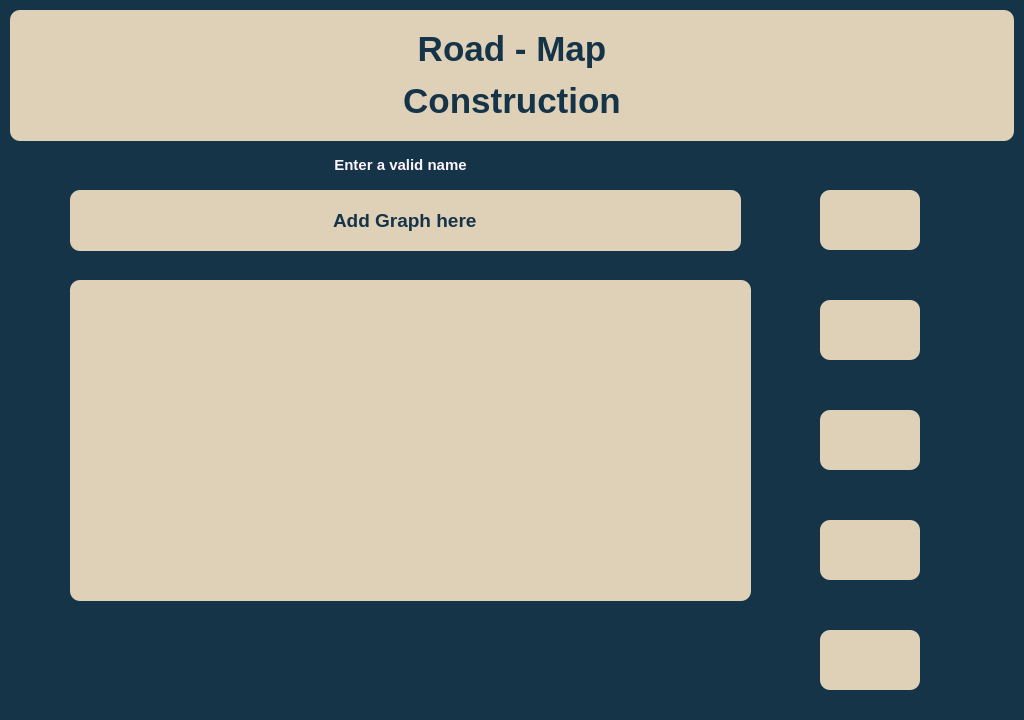
<?xml version="1.0" encoding="UTF-8"?>
<ui version="4.0">
 <class>MainWindow</class>
 <widget class="QMainWindow" name="MainWindow">
  <property name="geometry">
   <rect>
    <x>0</x>
    <y>0</y>
    <width>1024</width>
    <height>720</height>
   </rect>
  </property>
  <property name="windowTitle">
   <string>MainWindow</string>
  </property>
  <property name="toolTip">
   <string/>
  </property>
  <property name="autoFillBackground">
   <bool>false</bool>
  </property>
  <property name="styleSheet">
   <string notr="true">background-color:#153448;</string>
  </property>
  <widget class="QWidget" name="centralwidget">
   <property name="cursor">
    <cursorShape>ArrowCursor</cursorShape>
   </property>
   <widget class="QLabel" name="mainLabel">
    <property name="geometry">
     <rect>
      <x>10</x>
      <y>10</y>
      <width>1004</width>
      <height>131</height>
     </rect>
    </property>
    <property name="styleSheet">
     <string notr="true">font-color:rgb(21, 52, 72);
font-weight:800;
background-color:rgb(223, 208, 184);
border:rgb(223, 208, 184);
border-radius:10;</string>
    </property>
    <property name="text">
     <string>&lt;html&gt;&lt;head/&gt;&lt;body&gt;&lt;p&gt;&lt;span style=&quot; font-size:26pt; color:#153448;&quot;&gt;Road - Map&lt;/span&gt;&lt;/p&gt;&lt;p&gt;&lt;span style=&quot; font-size:26pt; color:#153448;&quot;&gt;Construction&lt;/span&gt;&lt;/p&gt;&lt;/body&gt;&lt;/html&gt;</string>
    </property>
    <property name="textFormat">
     <enum>Qt::AutoText</enum>
    </property>
    <property name="alignment">
     <set>Qt::AlignCenter</set>
    </property>
   </widget>
   <widget class="QPushButton" name="addButton">
    <property name="geometry">
     <rect>
      <x>820</x>
      <y>190</y>
      <width>100</width>
      <height>60</height>
     </rect>
    </property>
    <property name="font">
     <font>
      <family>Segoe UI</family>
      <pointsize>14</pointsize>
      <italic>false</italic>
      <bold>true</bold>
     </font>
    </property>
    <property name="toolTip">
     <string>Add New Graph</string>
    </property>
    <property name="whatsThis">
     <string extracomment="Add New Graph"/>
    </property>
    <property name="styleSheet">
     <string notr="true">background-color:#dfd0b8;
font: 14pt &quot;Segoe UI&quot; ;
color:#153448;
font-weight:bold;
border:#dfd0b8;
border-radius:10;
</string>
    </property>
    <property name="text">
     <string/>
    </property>
    <property name="icon">
     <iconset>
      <normaloff>../../../My Downloads/more.png</normaloff>../../../My Downloads/more.png</iconset>
    </property>
    <property name="iconSize">
     <size>
      <width>50</width>
      <height>50</height>
     </size>
    </property>
    <property name="shortcut">
     <string/>
    </property>
   </widget>
   <widget class="QPushButton" name="editButton">
    <property name="geometry">
     <rect>
      <x>820</x>
      <y>410</y>
      <width>100</width>
      <height>60</height>
     </rect>
    </property>
    <property name="font">
     <font>
      <family>Segoe UI</family>
      <pointsize>14</pointsize>
      <italic>false</italic>
      <bold>true</bold>
     </font>
    </property>
    <property name="toolTip">
     <string>Edit Graph</string>
    </property>
    <property name="styleSheet">
     <string notr="true">background-color:#dfd0b8;
font: 14pt &quot;Segoe UI&quot; ;
border:#dfd0b8;
border-radius:10;
color:#153448;
font-weight:bold;</string>
    </property>
    <property name="text">
     <string/>
    </property>
    <property name="icon">
     <iconset>
      <normaloff>../../../My Downloads/editing.png</normaloff>../../../My Downloads/editing.png</iconset>
    </property>
    <property name="iconSize">
     <size>
      <width>50</width>
      <height>50</height>
     </size>
    </property>
   </widget>
   <widget class="QPushButton" name="deleteButton">
    <property name="geometry">
     <rect>
      <x>820</x>
      <y>520</y>
      <width>100</width>
      <height>60</height>
     </rect>
    </property>
    <property name="font">
     <font>
      <family>Segoe UI</family>
      <pointsize>14</pointsize>
      <italic>false</italic>
      <bold>true</bold>
     </font>
    </property>
    <property name="toolTip">
     <string>Delete Graph</string>
    </property>
    <property name="styleSheet">
     <string notr="true">background-color:#dfd0b8;
font: 14pt &quot;Segoe UI&quot; ;
color:#153448;
font-weight:bold;
border:#dfd0b8;
border-radius:10;</string>
    </property>
    <property name="text">
     <string/>
    </property>
    <property name="icon">
     <iconset>
      <normaloff>../../../My Downloads/delete.png</normaloff>../../../My Downloads/delete.png</iconset>
    </property>
    <property name="iconSize">
     <size>
      <width>50</width>
      <height>50</height>
     </size>
    </property>
   </widget>
   <widget class="QPushButton" name="exitButton">
    <property name="geometry">
     <rect>
      <x>820</x>
      <y>630</y>
      <width>100</width>
      <height>60</height>
     </rect>
    </property>
    <property name="font">
     <font>
      <family>Segoe UI</family>
      <pointsize>14</pointsize>
      <italic>false</italic>
      <bold>true</bold>
     </font>
    </property>
    <property name="toolTip">
     <string>Exit App</string>
    </property>
    <property name="styleSheet">
     <string notr="true">background-color:#dfd0b8;
font: 14pt &quot;Segoe UI&quot; ;
color:#153448;
font-weight:bold;
border:#dfd0b8;
border-radius:10;</string>
    </property>
    <property name="text">
     <string/>
    </property>
    <property name="icon">
     <iconset>
      <normaloff>../../../My Downloads/exit.png</normaloff>../../../My Downloads/exit.png</iconset>
    </property>
    <property name="iconSize">
     <size>
      <width>50</width>
      <height>50</height>
     </size>
    </property>
   </widget>
   <widget class="QLabel" name="label_2">
    <property name="geometry">
     <rect>
      <x>130</x>
      <y>20</y>
      <width>141</width>
      <height>111</height>
     </rect>
    </property>
    <property name="styleSheet">
     <string notr="true">background-color:#dfd0b8;</string>
    </property>
    <property name="text">
     <string/>
    </property>
    <property name="pixmap">
     <pixmap>../../../My Downloads/road.png</pixmap>
    </property>
    <property name="scaledContents">
     <bool>true</bool>
    </property>
   </widget>
   <widget class="QLineEdit" name="lineEdit">
    <property name="geometry">
     <rect>
      <x>70</x>
      <y>190</y>
      <width>671</width>
      <height>61</height>
     </rect>
    </property>
    <property name="font">
     <font>
      <pointsize>14</pointsize>
      <fontweight>ExtraBold</fontweight>
     </font>
    </property>
    <property name="styleSheet">
     <string notr="true">color:rgb(21, 52, 72);
font-weight:800;
background-color:rgb(223, 208, 184);
border:rgb(223, 208, 184);
border-radius:10;</string>
    </property>
    <property name="text">
     <string>Add Graph here</string>
    </property>
    <property name="alignment">
     <set>Qt::AlignCenter</set>
    </property>
   </widget>
   <widget class="QListWidget" name="graphList">
    <property name="geometry">
     <rect>
      <x>70</x>
      <y>280</y>
      <width>681</width>
      <height>321</height>
     </rect>
    </property>
    <property name="font">
     <font>
      <pointsize>14</pointsize>
      <fontweight>ExtraBold</fontweight>
     </font>
    </property>
    <property name="styleSheet">
     <string notr="true">color:rgb(21, 52, 72);
font-weight:800;
background-color:rgb(223, 208, 184);
border:rgb(223, 208, 184);
border-radius:10;</string>
    </property>
   </widget>
   <widget class="QLabel" name="errorlabel">
    <property name="geometry">
     <rect>
      <x>90</x>
      <y>150</y>
      <width>621</width>
      <height>31</height>
     </rect>
    </property>
    <property name="font">
     <font>
      <pointsize>12</pointsize>
      <fontweight>ExtraBold</fontweight>
     </font>
    </property>
    <property name="styleSheet">
     <string notr="true">
font-weight:800;
color:rgb(255, 244, 254);
background-color:#153448;
border:rgb(223, 208, 184);
border-radius:10;</string>
    </property>
    <property name="text">
     <string>&lt;html&gt;&lt;head/&gt;&lt;body&gt;&lt;p&gt;&lt;span style=&quot; font-size:11pt;&quot;&gt;Enter a valid name&lt;/span&gt;&lt;/p&gt;&lt;/body&gt;&lt;/html&gt;</string>
    </property>
    <property name="textFormat">
     <enum>Qt::AutoText</enum>
    </property>
    <property name="alignment">
     <set>Qt::AlignCenter</set>
    </property>
   </widget>
   <widget class="QPushButton" name="displayButton">
    <property name="geometry">
     <rect>
      <x>820</x>
      <y>300</y>
      <width>100</width>
      <height>60</height>
     </rect>
    </property>
    <property name="font">
     <font>
      <family>Segoe UI</family>
      <pointsize>14</pointsize>
      <italic>false</italic>
      <bold>true</bold>
     </font>
    </property>
    <property name="toolTip">
     <string>Display Graph</string>
    </property>
    <property name="styleSheet">
     <string notr="true">background-color:#dfd0b8;
font: 14pt &quot;Segoe UI&quot; ;
border:#dfd0b8;
border-radius:10;
color:#153448;
font-weight:bold;</string>
    </property>
    <property name="text">
     <string/>
    </property>
    <property name="icon">
     <iconset>
      <normaloff>../../../My Downloads/visible.png</normaloff>../../../My Downloads/visible.png</iconset>
    </property>
    <property name="iconSize">
     <size>
      <width>50</width>
      <height>50</height>
     </size>
    </property>
   </widget>
  </widget>
  <widget class="QStatusBar" name="statusbar"/>
 </widget>
 <resources/>
 <connections/>
</ui>
